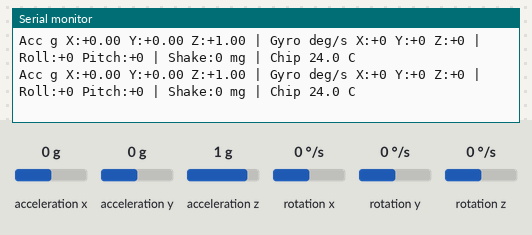
Bench run of a sketch on a simulated Arduino Uno, built with avr-gcc and run on an emulated ATmega328P. Parts: the last lines printed to the serial monitor. Wiring (inferred from the names in the program): MPU-6050 motion sensor at I2C address 0x68. Inputs (shaded band) come from the test bench; at power-on: acceleration x 0 g, acceleration y 0 g, rotation x 0 °/s, acceleration z 1 g, rotation y 0 °/s, rotation z 0 °/s.

Above: at 3.4 s.
3.5 s: acceleration x set to -1.4 g
At 4.2 s:
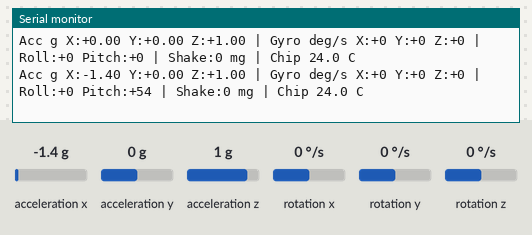
5.0 s: acceleration y set to -1.4 g
At 5.7 s:
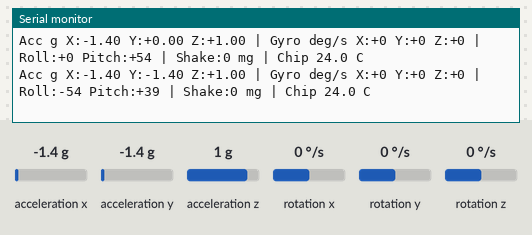
6.5 s: rotation x set to -192 °/s
At 8.2 s:
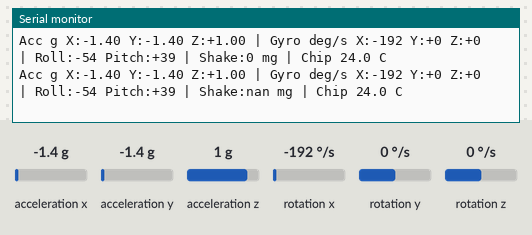
9.3 s: acceleration z set to -1.4 g
At 9.7 s:
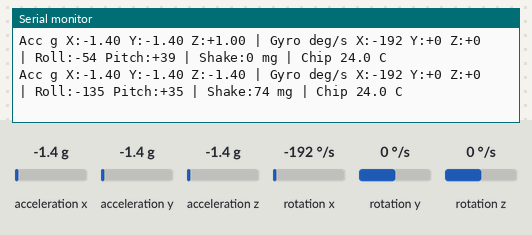
10.8 s: rotation y set to -192 °/s
At 11.3 s:
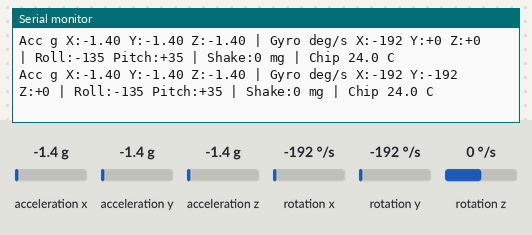

The sketch:

mpu_test.ino
```cpp
/*
 * MPU6050 test - accelerometer + gyroscope, read straight from its registers
 * (no library needed - this is exactly how the main program talks to it).
 *
 * Wiring (GY-521 board): VCC -> 5V, GND -> GND, SCL -> A5, SDA -> A4
 *                        AD0 and INT: leave empty
 * Serial Monitor: 9600 baud.
 *
 * What it prints twice a second:
 *   Acc   - acceleration in g on each axis (gravity alone = 1 g, straight down)
 *   Gyro  - how fast it is turning, degrees per second (0 when still)
 *   Tilt  - roll / pitch angles worked out from gravity
 *   Shake - vibration: how much the acceleration jumps around, in milli-g
 *   Chip  - temperature of the MPU6050 chip itself
 */
#include <Wire.h>

uint8_t addr = 0;
bool lost = false;
float gyroOff[3] = { 0, 0, 0 };

// The last 20 readings of total acceleration, to work out the shake
const uint8_t N = 20;
float magBuf[N];
uint8_t magCount = 0;

// ---------------------------------------------------------------- I2C helpers
void writeReg(uint8_t reg, uint8_t val) {
  Wire.beginTransmission(addr);
  Wire.write(reg);
  Wire.write(val);
  Wire.endTransmission();
}

bool readRegs(uint8_t reg, uint8_t* buf, uint8_t n) {
  Wire.beginTransmission(addr);
  Wire.write(reg);
  if (Wire.endTransmission(false) != 0) return false;   // no answer
  if (Wire.requestFrom(addr, n) != n) return false;
  for (uint8_t i = 0; i < n; i++) buf[i] = Wire.read();
  return true;
}

bool answers(uint8_t a) {
  Wire.beginTransmission(a);
  return Wire.endTransmission() == 0;
}

// Raw readings: ax ay az, temp, gx gy gz (each 16-bit, high byte first)
bool readAll(int16_t* v) {
  uint8_t b[14];
  if (!readRegs(0x3B, b, 14)) return false;
  for (uint8_t i = 0; i < 7; i++) v[i] = (int16_t)((b[2 * i] << 8) | b[2 * i + 1]);
  return true;
}

// ---------------------------------------------------------------- set-up
void setupMPU() {
  writeReg(0x6B, 0x01);   // PWR_MGMT_1: wake up, use the gyro's clock
  delay(10);
  writeReg(0x1A, 0x03);   // CONFIG: low-pass filter 44 Hz (smooths noise)
  writeReg(0x1B, 0x08);   // GYRO_CONFIG:  +-500 deg/s -> 65.5 counts per deg/s
  writeReg(0x1C, 0x08);   // ACCEL_CONFIG: +-4 g       -> 8192 counts per g
  delay(50);
}

void calibrateGyro() {
  Serial.println(F("Keep the sensor STILL for 2 seconds (measuring gyro offset)..."));
  long sum[3] = { 0, 0, 0 };
  int16_t v[7];
  uint8_t got = 0;
  for (uint8_t i = 0; i < 100; i++) {
    if (readAll(v)) { sum[0] += v[4]; sum[1] += v[5]; sum[2] += v[6]; got++; }
    delay(20);
  }
  for (uint8_t k = 0; k < 3; k++) gyroOff[k] = got ? (float)sum[k] / got : 0;
  Serial.println(F("Done. Now move it around!"));
  Serial.println();
}

void setup() {
  Serial.begin(9600);
  Wire.begin();
  Wire.setWireTimeout(25000, true);   // a loose SDA/SCL wire can't freeze the Arduino
  Serial.println();
  Serial.println(F("===== MPU6050 TEST ====="));

  while (true) {
    if (answers(0x68)) { addr = 0x68; break; }
    if (answers(0x69)) { addr = 0x69; break; }
    Serial.println(F("No MPU6050 found at 0x68 / 0x69."));
    Serial.println(F("  Check: SDA -> A4, SCL -> A5 (not swapped), VCC -> 5V, GND -> GND"));
    delay(1500);
  }

  uint8_t who = 0;
  readRegs(0x75, &who, 1);                // WHO_AM_I register
  Serial.print(F("Found MPU6050 at 0x"));
  Serial.print(addr, HEX);
  Serial.print(F(",  chip ID = 0x"));
  Serial.print(who, HEX);
  Serial.println(who == 0x68 ? F("  (genuine)") : F("  (clone chip - works the same)"));

  setupMPU();
  calibrateGyro();
}

// ---------------------------------------------------------------- printing
void printSigned(float x, uint8_t decimals) {
  if (x >= 0) Serial.print('+');
  Serial.print(x, decimals);
}

void loop() {
  static uint32_t lastSample = 0, lastPrint = 0;
  uint32_t now = millis();
  if (now - lastSample < 10) return;      // read 100 times a second
  lastSample = now;

  int16_t v[7];
  if (!readAll(v)) {
    if (!lost) {
      lost = true;
      Serial.println(F("!! MPU6050 stopped answering - a wire is loose (SDA/SCL/VCC/GND)"));
    }
    return;
  }
  if (lost) {                              // it came back: it may have reset, so set it up again
    lost = false;
    setupMPU();
    Serial.println(F("   MPU6050 back"));
  }

  // Convert raw counts to real units
  float ax = v[0] / 8192.0, ay = v[1] / 8192.0, az = v[2] / 8192.0;           // g
  float gx = (v[4] - gyroOff[0]) / 65.5;                                       // deg/s
  float gy = (v[5] - gyroOff[1]) / 65.5;
  float gz = (v[6] - gyroOff[2]) / 65.5;
  float chipC = v[3] / 340.0 + 36.53;                                          // datasheet formula

  // Shake: keep the last 20 values of total acceleration |a|
  float mag = sqrt(ax * ax + ay * ay + az * az);
  magBuf[magCount % N] = mag;
  magCount++;

  if (now - lastPrint < 500) return;      // print twice a second (9600 baud is slow)
  lastPrint = now;

  // Shake = RMS of how far |a| moves away from its average (in milli-g)
  uint8_t n = magCount < N ? magCount : N;
  float mean = 0;
  for (uint8_t i = 0; i < n; i++) mean += magBuf[i];
  mean /= n;
  float var = 0;
  for (uint8_t i = 0; i < n; i++) var += (magBuf[i] - mean) * (magBuf[i] - mean);
  float shakeMg = sqrt(var / n) * 1000.0;

  // Tilt from gravity
  float roll  = atan2(ay, az) * 57.2958;                              // tip left / right
  float pitch = atan2(-ax, sqrt(ay * ay + az * az)) * 57.2958;        // nose up / down

  Serial.print(F("Acc g X:")); printSigned(ax, 2);
  Serial.print(F(" Y:"));      printSigned(ay, 2);
  Serial.print(F(" Z:"));      printSigned(az, 2);
  Serial.print(F(" | Gyro deg/s X:")); printSigned(gx, 0);
  Serial.print(F(" Y:"));      printSigned(gy, 0);
  Serial.print(F(" Z:"));      printSigned(gz, 0);
  Serial.print(F(" | Roll:")); printSigned(roll, 0);
  Serial.print(F(" Pitch:"));  printSigned(pitch, 0);
  Serial.print(F(" | Shake:")); Serial.print(shakeMg, 0);
  Serial.print(F(" mg | Chip ")); Serial.print(chipC, 1);
  Serial.println(F(" C"));
}
```

Measured:
- after the input at 3.5 s, the serial monitor: prints a new line after 0.28 s (image 1)
- after the input at 5.0 s, the serial monitor: prints a new line after 0.30 s (image 2)
- after the input at 6.5 s, the serial monitor: prints a new line after 0.31 s (image 3)
- after the input at 9.3 s, the serial monitor: prints a new line at once (image 4)
- after the input at 10.8 s, the serial monitor: prints a new line at once (image 5)
